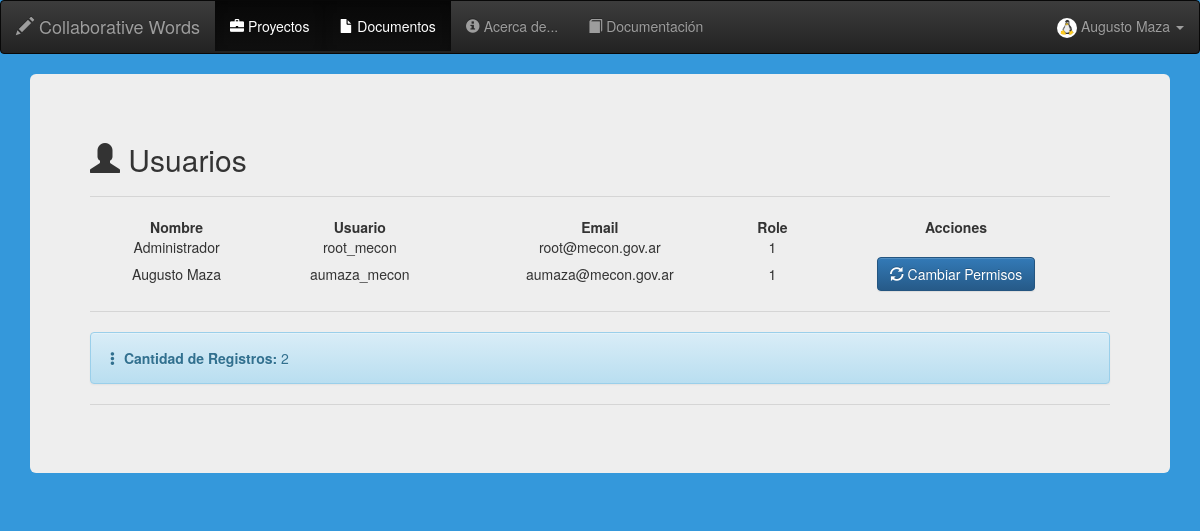
The app's page /usuarios (signed in) with its own data.
### app/models.py (models this page shows)
class User(db.Model, UserMixin):
    id = db.Column(db.Integer, primary_key=True, autoincrement=True)
    name = db.Column(db.String(150), unique=True)
    user = db.Column(db.String(150), unique=True)
    email = db.Column(db.String(150))
    password = db.Column(db.String(150))
    avatar = db.Column(db.String(150))
    role = db.Column(db.Integer)

### app/views.py (the view)
@views.route('/usuarios')
@login_required
def usuarios():
    users = User.query
    count = User.query.count()
    return render_template('users.html', users=users, count=count, user=current_user)

### app/__init__.py (called while the page is built)
def create_app():
	app = Flask(__name__)
	app.config['SECRET_KEY'] = 'collaborative_words'
	app.config['SQLALCHEMY_TRACK_MODIFICATIONS'] = True
	app.config['SQLALCHEMY_DATABASE_URI'] = f'sqlite:///{DB_NAME}'
	db.init_app(app)
	from .views import views
	from .auth import auth
	app.register_blueprint(views, url_prefix='/')
	app.register_blueprint(auth, url_prefix='/')
	from .models import User
	create_database(app)
	login_manager = LoginManager()
	login_manager.login_view = 'auth.login'
	login_manager.init_app(app)
	@login_manager.user_loader
	def load_user(id):
		return User.query.get(int(id))
	return app

### app/templates/users.html (shortened to what this page needs)
{% extends "index.html" %}
{% block content %}
  <div class="container-fluid">
    <div class="jumbotron">
      <h2><span class="glyphicon glyphicon-user" aria-hidden="true"></span> Usuarios</h2><hr>
  <table class="display compact" style="width:100%" id="usersTable">
    <thead>
      <tr>
        <th class='text-nowrap text-center'>Nombre</th>
        <th class='text-nowrap text-center'>Usuario</th>
        <th class='text-nowrap text-center'>Email</th>
        <th class='text-nowrap text-center'>Role</th>
        <th class='text-nowrap text-center'>Acciones</th>
      </tr>
    </thead>
    <tbody>
      {% for usr in users %}
        <tr>
          <td align="center">{{ usr.name }}</td>
          <td align="center">{{ usr.user }}</td>
          <td align="center">{{ usr.email }}</td>
          <td align="center">{{ usr.role }}</td>
          <td class='text-nowrap' align="center">
            {% if usr.name != 'Administrador' %}
              <a href="/update_permissions/{{ usr.id }}" class="btn btn-primary "><span class="glyphicon glyphicon-refresh" aria-hidden="true"></span> Cambiar Permisos</a>
            {% endif %}
          </td>
        </tr>
      {% endfor %}
    </tbody>
  </table><hr>
  <div class="alert alert-info"><span class="glyphicon glyphicon-option-vertical" aria-hidden="true"></span> <strong>Cantidad de Registros:</strong> {{ count }} </div><hr>
</div>
</div>
{% endblock %}

### app/templates/index.html (shortened to what this page needs)
<!DOCTYPE html>
<html lang="es">
<head>
    <link rel="stylesheet" href="{{ url_for('static', filename='skeleton/css/bootstrap.min.css') }}" >
    <link rel="stylesheet" href="{{ url_for('static', filename='skeleton/css/bootstrap-theme.css') }}" >
    <link rel="stylesheet" href="{{ url_for('static', filename='skeleton/css/bootstrap-theme.min.css') }}" >
    <link rel="stylesheet" href="{{ url_for('static', filename='skeleton/css/scrolling-nav.css') }}" >
    <link rel="stylesheet" href="{{ url_for('static', filename='skeleton/css/index.css') }}" >
    <link rel="stylesheet" href="{{ url_for('static', filename='skeleton/sceditor-3.1.1/minified/themes/office-toolbar.min.css') }}" id="theme-style" />
    <link rel="stylesheet" href="{{ url_for('static', filename='skeleton/Chart.js/Chart.min.css') }}" >
    <link rel="stylesheet" href="{{ url_for('static', filename='skeleton/Chart.js/Chart.css') }}" >
    <link rel="stylesheet" href="{{ url_for('static', filename='skeleton/css/jquery.dataTables.min.css') }}" >
    <link rel="stylesheet" href="{{ url_for('static', filename='skeleton/dataTables/buttons.dataTables.min.css') }}" >
    <link rel="stylesheet" href="{{ url_for('static', filename='skeleton/css/buttons.dataTables.min.css') }}" >
    <link rel="stylesheet" href="{{ url_for('static', filename='skeleton/css/buttons.bootstrap.min.css') }}" >
    <link rel="stylesheet" href="{{ url_for('static', filename='skeleton/css/jquery.dataTables-1.11.5.min.css') }}" >
    <link rel="stylesheet" href="{{ url_for('static', filename='skeleton/dataTables/fixedColumns.dataTables.min.css') }}" >
</head>
<body onload="nobackbutton();">
<nav class="navbar navbar-inverse">
  <div class="container-fluid">
    <div class="navbar-header">
    {% if user.is_authenticated %}
      <a class="navbar-brand" href="/main"><span class="glyphicon glyphicon-pencil"></span> Collaborative Words</a>
    {% else %}
    <a class="navbar-brand" href="/"><span class="glyphicon glyphicon-pencil"></span> Collaborative Words</a>
    {% endif %}
    </div>
    <ul class="nav navbar-nav">
      {% if user.is_authenticated %}
      <li class="active"><a href="/projects"><span class="glyphicon glyphicon-briefcase" aria-hidden="true"></span> Proyectos</a></li>
      <li class="active"><a href="/documents"><span class="glyphicon glyphicon-file" aria-hidden="true"></span> Documentos</a></li>
    </ul>
    <ul class="nav navbar-nav">
      <li><a href="/about"><span class="glyphicon glyphicon-info-sign"></span> Acerca de...</a></li>
      <li><a href="/how-to"><span class="glyphicon glyphicon-book"></span> Documentación</a></li>
    </ul>
    <ul class="nav navbar-nav navbar-right">
      <li class="dropdown">
        <a class="dropdown-toggle" data-toggle="dropdown" href="#"><img src="static/avatars/{{ user.avatar }}" alt="user" class="avatar"> {{ user.name }}
        <span class="caret"></span></a>
      </li>
    </ul>
    {% else %}
      <li><a href="/sign-up"><span class="glyphicon glyphicon-ok-circle"></span> Registrarse</a></li>
      <li><a href="/password"><span class="glyphicon glyphicon-exclamation-sign"></span> Olvidé mi Password</a></li>
    {% endif %}
  </div>
</nav>
<div class="container-fluid">
  {% block content %}{% endblock %}
</div>
</body>
</html>

### app/static/skeleton/css/index.css (style rules this page uses)
.avatar { vertical-align: middle; horizontal-align: right; width: 20px; height: 20px; border-radius: 60%; }
body { background-color: #3498db; background-repeat: no-repeat; background-attachment: fixed; background-size: cover; }

### records on screen
User: avatar (picture), name "Augusto Maza", user "aumaza_mecon", email "aumaza@mecon.gov.ar", role "1"
User: name "Administrador", user "root_mecon", email "root@mecon.gov.ar", role "1"

### other values on screen
{{ count }} "2"
